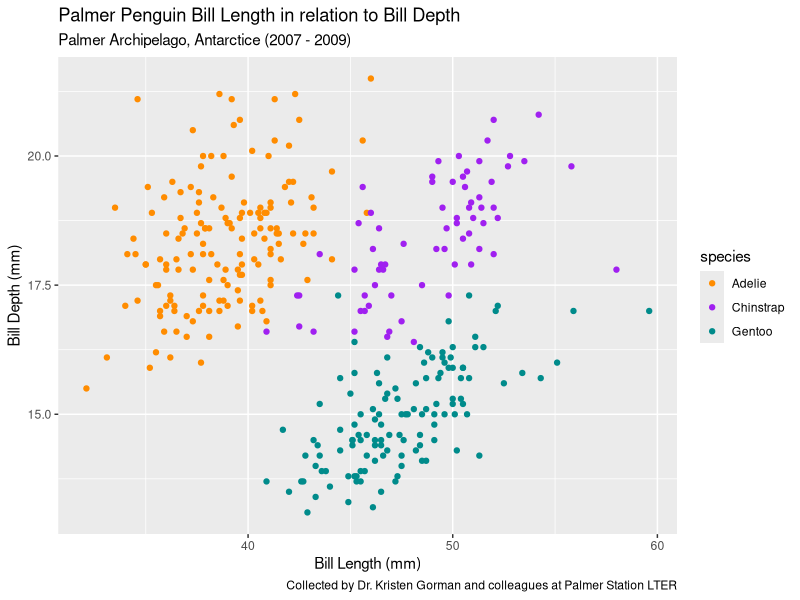
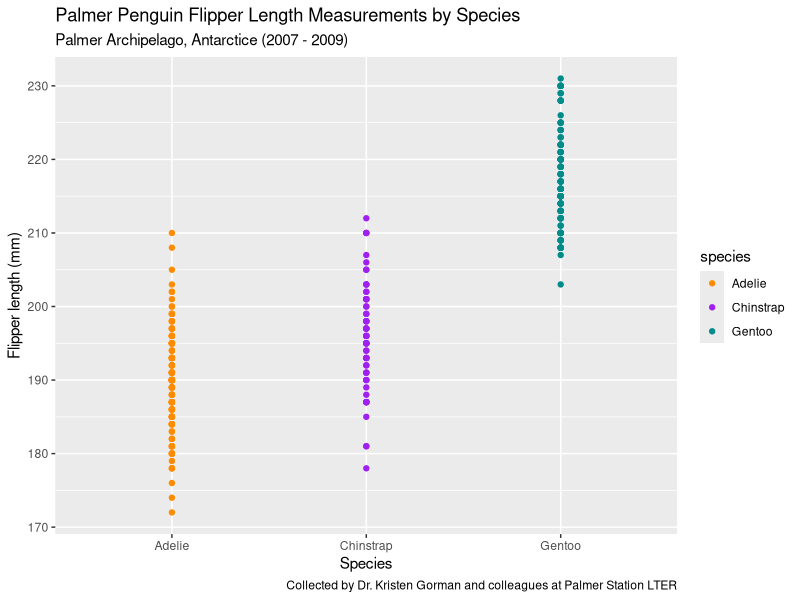

These figures' R source, in order: (Note: this script raises an error after producing the figures.)
## ---- chunk 1
library(palmerpenguins)

library(tidyverse)
## ---- chunk 2
exp1<-expression(x^2)

exp1_der<-D(exp1,'x')

x=3

eval(exp1_der)
## ---- chunk 3
exp2<-expression((2*(3*a+2)^4)-5)

exp2_der<-D(exp2,'a')

a=1.2
  
eval(exp2_der)
## ---- chunk 4
ggplot(data = penguins, aes(x = bill_length_mm, y = bill_depth_mm)) +
  geom_point(aes(color = species)) +
  scale_color_manual(values = c("darkorange","purple","cyan4")) +
  labs(x = "Bill Length (mm)",
       y = "Bill Depth (mm)",
       title = "Palmer Penguin Bill Length in relation to Bill Depth",
       subtitle = "Palmer Archipelago, Antarctice (2007 - 2009)",
       caption = "Collected by Dr. Kristen Gorman and colleagues at Palmer Station LTER") 
## ---- chunk 5
ggplot(data = penguins, aes(x = species, y = flipper_length_mm)) +
  geom_point(aes(color = species)) +
  scale_color_manual(values = c("darkorange","purple","cyan4")) +
  labs(x = "Species",
       y = "Flipper length (mm)",
       title = "Palmer Penguin Flipper Length Measurements by Species",
       subtitle = "Palmer Archipelago, Antarctice (2007 - 2009)",
       caption = "Collected by Dr. Kristen Gorman and colleagues at Palmer Station LTER") 

boop
